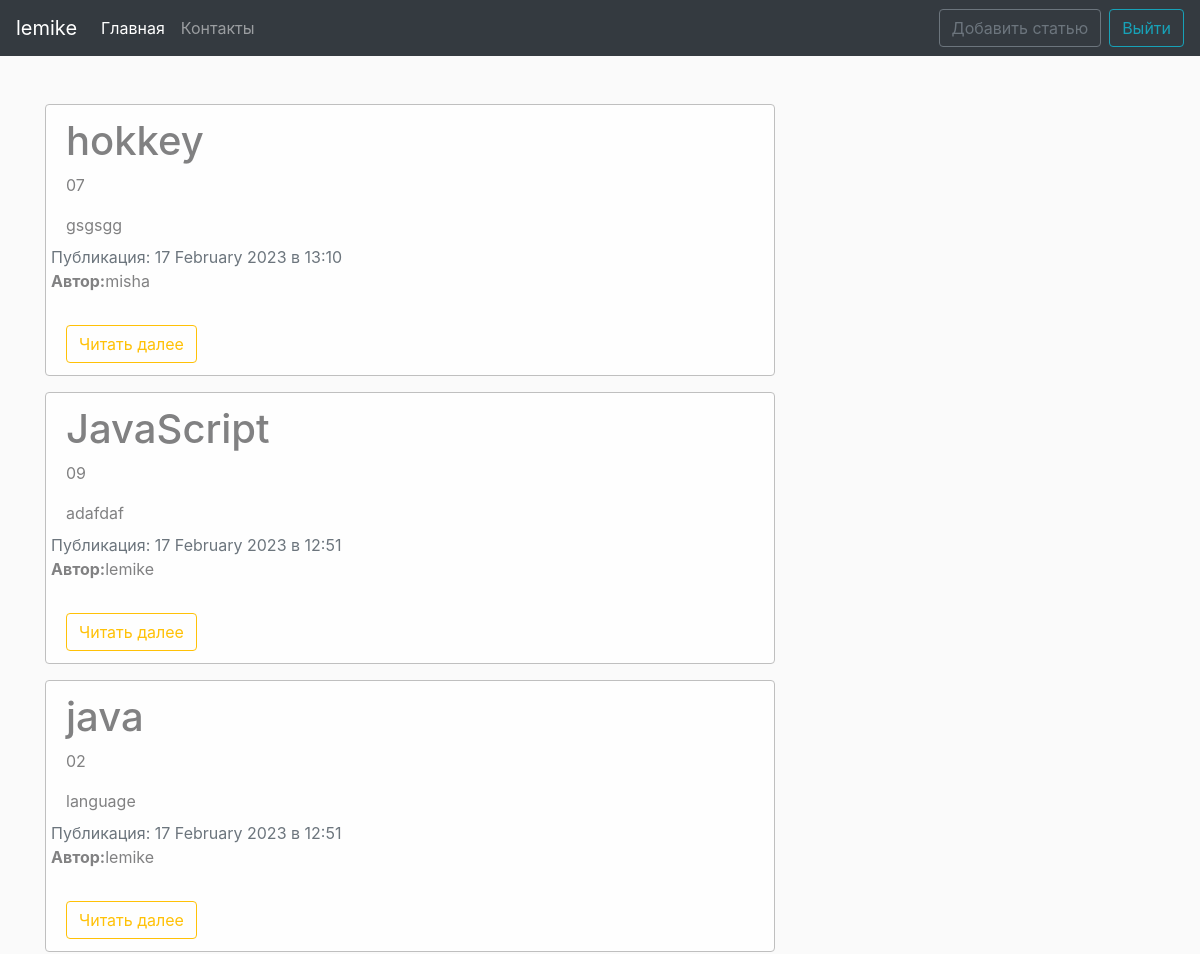
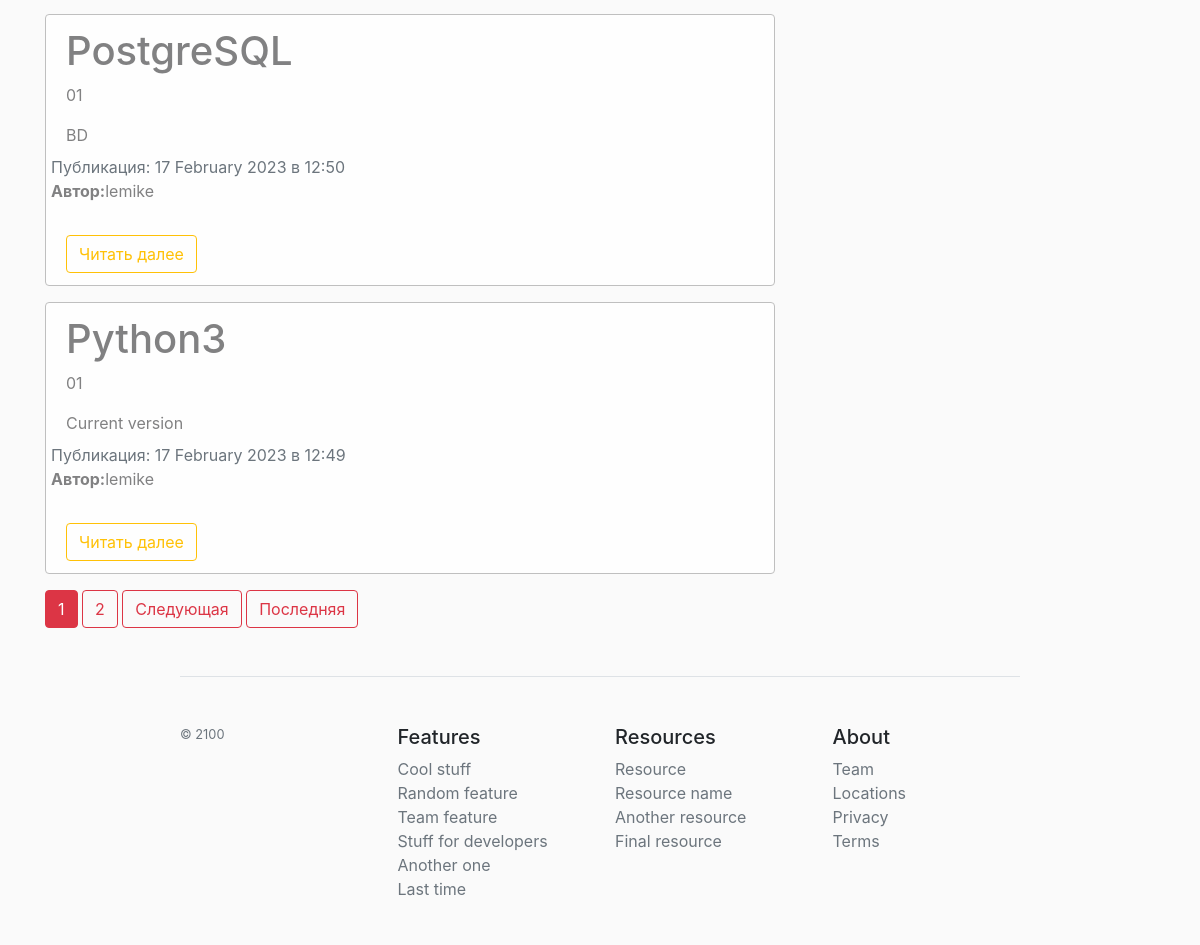
The page /main/ (signed in) on the database its author committed (2 pictures, top to bottom).
### main/models.py (models this page shows, shortened)
class Post(models.Model):
    TYPES = (
        ('01', 'Танки'),
        ('02', 'Хилы'),
        ('03', 'ДД'),
        ('04', 'Торговцы'),
        ('05', 'Гилдмастеры'),
        ('06', 'Квестгиверы'),
        ('07', 'Кузнецы'),
        ('08', 'Кожевники'),
        ('09', 'Зельевары'),
        ('10', 'Мастера заклинаний')
    )
    author = models.ForeignKey(User, on_delete=models.CASCADE)
    date = models.DateTimeField(auto_now_add=True)
    category = models.CharField(max_length=2, choices=TYPES, default='01')
    title = models.CharField(max_length=200)
    content = RichTextUploadingField(blank=True, null=True)

### main/views.py (the view)
# urls.py: path('', views.ShowPostView.as_view(), name='home'),
class ShowPostView(ListView):
    model = Post
    template_name = 'main/all-post.html'
    context_object_name = 'news'
    ordering = ['-date']
    paginate_by = 5
    def get_context_data(self, **kwards):
        ctx = super(ShowPostView, self).get_context_data(**kwards)
        ctx['title'] = 'Главная страница сайта'
        return ctx

### main/templates/main/all-post.html (shortened to what this page needs)
{% extends 'main/base.html' %}
{% block content %}
  {% for post in news %}
    <div class="alert alert-light">
      <h1>{{ post.title }}</h1>
        <p>{{ post.category }}</p>
        {{ post.content }}
      <div class="row">
        <div class="mt-2">
          <span class="text-muted">Публикация: {{ post.date|date:"d E Y в H:i" }}</span>
          <p><b>Автор:</b>{{ post.author }}</p>
        </div>
      </div>
      <a href="{% url 'post-detail' post.id %}" class="btn btn-outline-warning mt-3">Читать далее</a>
    </div>
  {% endfor %}
  {% if is_paginated %}
    {% for num in page_obj.paginator.page_range %}
      {% if num == page_obj.number %}
        <button class="btn btn-danger">{{ num }}</button>
      {% elif num > page_obj.number|add:'-3' and num < page_obj.number|add:'3' %}
        <a href="?page={{ num }}" class="btn btn-outline-danger">{{ num }}</a>
      {% endif %}
    {% endfor %}
    {% if page_obj.has_next %}
      <a href="?page={{ page_obj.next_page_number }}" class="btn btn-outline-danger">Следующая</a>
      <a href="?page={{ page_obj.paginator.num_pages }}" class="btn btn-outline-danger">Последняя</a>
    {% endif %}
  {% endif %}
{% endblock %}

### main/templates/main/base.html (shortened to what this page needs)
{% load static %}
<!DOCTYPE html>
<html lang="ru">
<head>
  <link rel="stylesheet" href="https://stackpath.bootstrapcdn.com/bootstrap/4.5.0/css/bootstrap.min.css">
  <link rel="stylesheet" href="{% static 'main/main.css' %}">
</head>
<body>
  <nav class="navbar navbar-expand-lg navbar-dark bg-dark">
    <a class="navbar-brand" href="#">{{ user.username }}</a>
    <div class="collapse navbar-collapse" id="navbarsExample09">
      <ul class="navbar-nav mr-auto">
        <li class="nav-item active">
          <a class="nav-link" href="{% url 'home' %}">Главная</a>
        </li>
        <li class="nav-item">
          <a class="nav-link" href="#">Контакты</a>
        </li>
      </ul>
      {% if not user.is_authenticated %}
      <a href="{% url 'reg' %}">
        <button class="btn btn-outline-warning">Регистрация</button>
      </a>
      <a href="{% url 'user' %}" class="ml-2">
        <button class="btn btn-outline-info">Войти</button>
      </a>
      {% else %}
      <a href="{% url 'post-add' %}">
        <button class="btn btn-outline-secondary">Добавить статью</button>
      </a>
      <a href="{% url 'exit' %}" class="ml-2">
        <button class="btn btn-outline-info">Выйти</button>
      </a>
      {% endif %}
    </div>
  </nav>
  <div class="container mt-5">
    <div class="row">
      <div class="col-md-8">
        {% block content %}
        {% endblock %}
      </div>
    </div>
  </div>
  <footer class="pt-4 my-md-5 pt-md-5 border-top">
    <div class="row">
      <div class="col-12 col-md">
        <small class="d-block mb-3 text-muted">© 2100</small>
      </div>
      <div class="col-6 col-md">
        <h5>Features</h5>
        <ul class="list-unstyled text-small">
          <li><a class="text-muted" href="#">Cool stuff</a></li>
          <li><a class="text-muted" href="#">Random feature</a></li>
          <li><a class="text-muted" href="#">Team feature</a></li>
          <li><a class="text-muted" href="#">Stuff for developers</a></li>
          <li><a class="text-muted" href="#">Another one</a></li>
          <li><a class="text-muted" href="#">Last time</a></li>
        </ul>
      </div>
      <div class="col-6 col-md">
        <h5>Resources</h5>
        <ul class="list-unstyled text-small">
          <li><a class="text-muted" href="#">Resource</a></li>
          <li><a class="text-muted" href="#">Resource name</a></li>
          <li><a class="text-muted" href="#">Another resource</a></li>
          <li><a class="text-muted" href="#">Final resource</a></li>
        </ul>
      </div>
      <div class="col-6 col-md">
        <h5>About</h5>
        <ul class="list-unstyled text-small">
          <li><a class="text-muted" href="#">Team</a></li>
          <li><a class="text-muted" href="#">Locations</a></li>
          <li><a class="text-muted" href="#">Privacy</a></li>
          <li><a class="text-muted" href="#">Terms</a></li>
        </ul>
      </div>
    </div>
  </footer>
</body>
</html>

### main/static/main/main.css (style rules this page uses)
body { background: #fafafa; }
.alert-light { border-color: #bfbfbf; }
footer { width: 70%; margin-left: 15%; }

### rows shown on the page
Post: title "hokkey", category "07", content "gsgsgg", date "17 February 2023 в 13:10", author "misha"
Post: title "JavaScript", category "09", content "adafdaf", date "17 February 2023 в 12:51", author "lemike"
Post: title "java", category "02", content "language", date "17 February 2023 в 12:51", author "lemike"
Post: title "PostgreSQL", category "01", content "BD", date "17 February 2023 в 12:50", author "lemike"
Post: title "Python3", category "01", content "Current version", date "17 February 2023 в 12:49", author "lemike"

### other values the page prints
{{ user.username }} "lemike"
{{ num }} "1"
{{ num }} "2"
